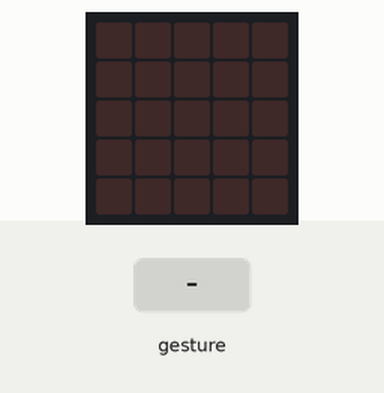
Bench run of a program on a simulated BBC micro:bit (MakeCode). On the bench: the board's 5×5 LED display. The test bench sets the inputs (shaded band). Random numbers come from a fixed seed; a tilt is held for 1.5 s and a shake lasts 1 s, then the board lies face up again.

Above: at 1.2 s.
1.3 s: gesture 'shake'
At 2.0 s:
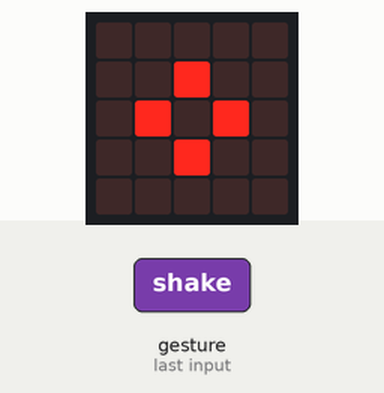
3.0 s: gesture 'shake'
At 4.5 s:
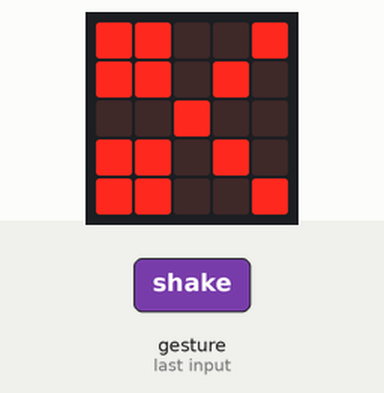
Timing chart, 0 to 6.0 s (numbered marks = the images above; inputs shaded):
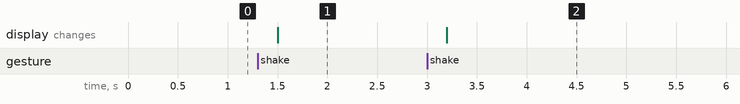

Measured:
- after the input at 1.3 s, the display: changes after 0.20 s (image 1)
- after the input at 3.0 s, the display: changes after 0.20 s (image 2)

The program:

main.ts
```typescript
let szam = 0
input.onGesture(Gesture.Shake, function () {
    szam = randint(1, 3)
    if (szam == 1) {
        basic.showIcon(IconNames.SmallDiamond)
    } else if (szam == 2) {
        basic.showLeds(`
            # # # # .
            # . . . #
            # . . . #
            # . . . #
            # # # # #
            `)
    } else if (szam == 3) {
        basic.showIcon(IconNames.Scissors)
    }
})
```

test.ts
```typescript
// ide kerülnek a tesztek; a rendszer ezt nem kompilálja, ha a csomagot bővítményként használják.
```
